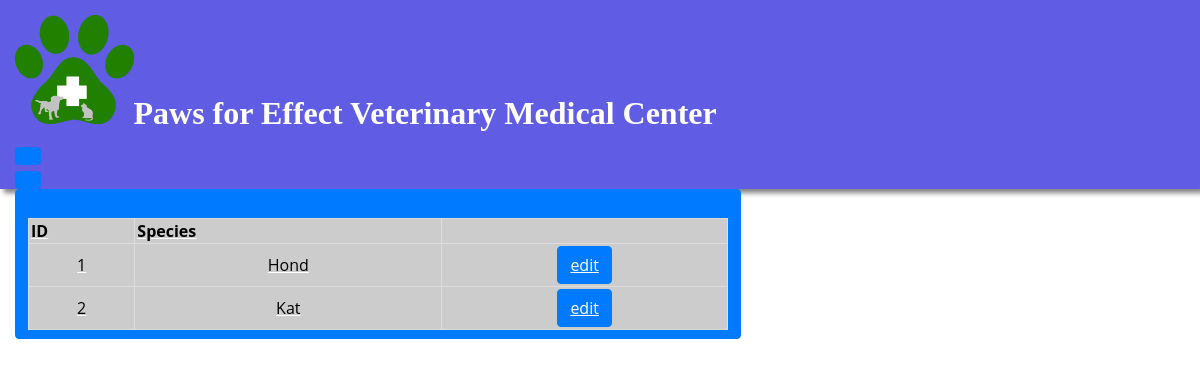
Screenshot of /species with the database file from the repository.
### tables this page shows
CREATE TABLE IF NOT EXISTS `species` (
	`species_id` int(11) NOT NULL AUTO_INCREMENT,
	`species_description` varchar(50) DEFAULT NULL,
	PRIMARY KEY (`species_id`)
);

### core/core.php (called while the page is built, shortened)
<?php
function render($filename, $data = null)
{
	require(ROOT . 'view/templates/header.php');
	require(ROOT . 'view/' . $filename . '.php');
	require(ROOT . 'view/templates/footer.php');
}

### controller/SpeciesController.php (called while the page is built, shortened)
<?php
require(ROOT . "model/SpeciesModel.php");
function index()
{
    render("home/species", array(
        "Data" => getSpecies()
    ));
}

### public/index.php (called while the page is built, shortened)
<?php
require(ROOT . "core/core.php");
route();

### model/SpeciesModel.php (called while the page is built, shortened)
<?php
function getSpecies()
{
    $db = openDatabaseConnection();
    $sql = "SELECT * FROM species";
    $query = $db->prepare($sql);
    $query->execute();
    return $query->fetchAll();
}

### view/home/species.php (the view)
<!DOCTYPE html>
<html>
	<body>
		<header>
			<nav>
				<a id="button1" class="button button-primary" href="./home"Hhome</a>
			</nav>
		</header>
		<main>
			<table>
				<tr>
					<th>
						ID
					</th>
					<th>
						Species
					</th>
				</tr>
				<?php
				foreach ($Data as $species) {
					echo "<tr><td>".$species['species_id']."</td><td>".$species['species_description']."</td><td><a class='button button-primary' href='/hospital/species/edit_species/".$species[species_id]."'>edit</a></td></tr>";
				}?>
			</table>
		</main>
	</body>
</html>

### public/css/style.css (style rules this page uses)
* { padding: 0; margin: 0; }
body main { margin: 0 auto; padding-top: 20px; width : 700px; font-family: 'Open Sans', sans-serif; }
header { background-color: #605CE4; width: 100%; box-shadow: 4px 4px 5px grey; }
nav a { margin-bottom: 5px; text-decoration: none; }
table { width : 700px; }
table, td, th { border : 1px #ddd solid; border-collapse : collapse; background-color: #ccc; color : black; }
td, th { padding : 2px; }
th { text-align : left; }
a { color : black; }
#button1 { margin-left: 15px; }
.button { display: inline-block; font-weight: normal; text-align: center; white-space: nowrap; vertical-align: middle; -webkit-user-select: none; -moz-user-select: none; -ms-user-select: none; user-select: none; border: 1px solid transparent; padding: 0.5rem 0.75rem; font-size: 1rem; line-height: 1.25; border-radius: 0.25rem; transition: all 0.15s ease-in-out; }
.button-primary { color: #fff; background-color: #007bff; border-color: #007bff; }

### rows the page displays
species: species_id "1", species_description "Hond"
species: species_id "2", species_description "Kat"
